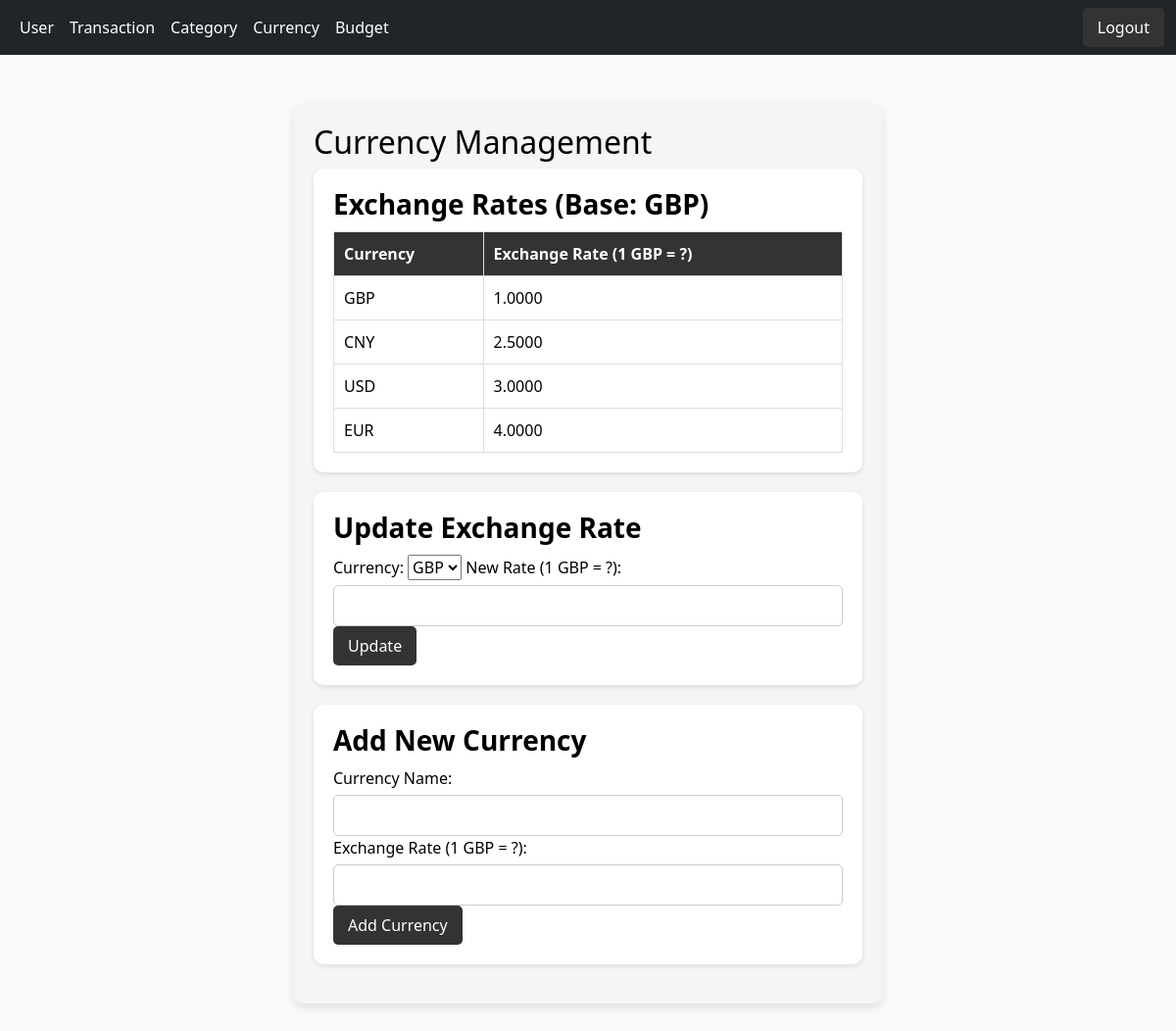
/admin_custome/currencies/ (signed in), run on the app's committed database.
### finance/models.py (models this page shows, shortened)
class Currency(models.Model):
    currency_name = models.CharField(max_length=50, unique=True)
    currency_rate = models.DecimalField(max_digits=10, decimal_places=4)
    update_time = models.DateTimeField(auto_now=True)

### finance/views.py (the view)
# urls.py: path('admin_custome/currencies/', admin_currency_list_view, name='admin_currency_list'),  # 管理员查看货币
@admin_required
def admin_currency_list_view(request):
    currencies = Currency.objects.all()  # 获取所有货币
    return render(request, 'finance/currency_management.html', {'currencies': currencies})

### templates/finance/currency_management.html (shortened to what this page needs)
{% extends "finance/base_admin.html" %}
{% block content %}
<div class="currency-container">
    <h2>Currency Management</h2>
    <div class="section">
        <h3>Exchange Rates (Base: GBP)</h3>
        <table>
            <thead>
                <tr>
                    <th>Currency</th>
                    <th>Exchange Rate (1 GBP = ?)</th>
                </tr>
            </thead>
            <tbody>
                {% for currency in currencies %}
                <tr>
                    <td>{{ currency.currency_name }}</td>
                    <td>{{ currency.currency_rate }}</td>
                </tr>
                {% endfor %}
            </tbody>
        </table>
    </div>
    <div class="section">
        <h3>Update Exchange Rate</h3>
        <form id="update-form" method="POST">
            <label>Currency:</label>
            <select name="currency_id" id="currency-select" onchange="updateFormAction()">
                {% for currency in currencies %}
                <option value="{{ currency.id }}">{{ currency.currency_name }}</option>
                {% endfor %}
            </select>
            <label>New Rate (1 GBP = ?):</label>
            <input type="number" step="0.0001" name="currency_rate" required>
            <button type="submit" class="btn">Update</button>
        </form>
    </div>
    <div class="section">
        <h3>Add New Currency</h3>
        <form action="{% url 'admin_currency_create' %}" method="POST">
            <label>Currency Name:</label>
            <input type="text" name="currency_name" required>
            <label>Exchange Rate (1 GBP = ?):</label>
            <input type="number" step="0.0001" name="currency_rate" required>
            <button type="submit" class="btn">Add Currency</button>
        </form>
    </div>
</div>
{% endblock %}

### templates/finance/base_admin.html (style rules this page uses)
body { background-color: #f8f9fa; color: #000; }

### templates/finance/currency_management.html (style rules this page uses)
.currency-container { max-width: 600px; margin: 50px auto; padding: 20px; background: #f5f5f5; border-radius: 10px; box-shadow: 0 4px 10px rgba(0, 0, 0, 0.1); }
.section { padding: 20px; border-radius: 10px; box-shadow: 0 2px 5px rgba(0, 0, 0, 0.1); margin-bottom: 20px; background: #fff; }
.section h3 { margin-bottom: 10px; font-weight: bold; }
.btn { padding: 8px 15px; background: #333; color: #fff; border-radius: 5px; text-decoration: none; transition: 0.3s; display: inline-block; cursor: pointer; border: none; }
input { padding: 8px; margin-top: 5px; width: 100%; border: 1px solid #ccc; border-radius: 5px; }
table { width: 100%; border-collapse: collapse; margin-top: 10px; }
th, td { padding: 10px; border: 1px solid #ddd; text-align: left; }
th { background: #333; color: white; }

### data on the page
Currency: currency_name "GBP", currency_rate "1.0000"
Currency: currency_name "CNY", currency_rate "2.5000"
Currency: currency_name "USD", currency_rate "3.0000"
Currency: currency_name "EUR", currency_rate "4.0000"

### other printed values
form field currency_id "GBP"
